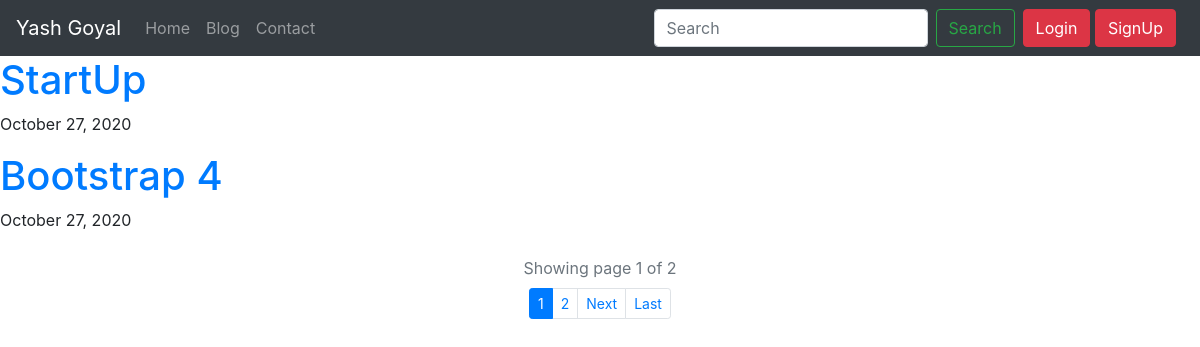
Page /blog/ on the earlier database version.
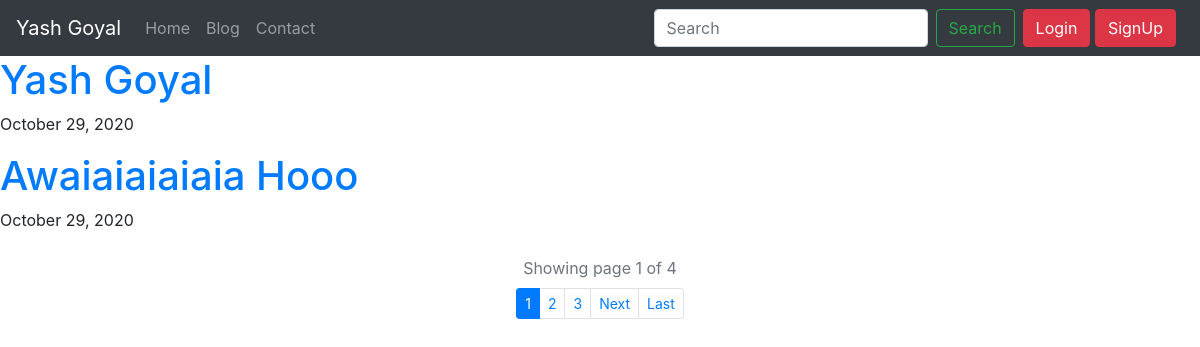
Same page on the later database version.
### main/models.py (models this page shows)
class Post(models.Model):
    title = models.CharField(max_length=300)
    content = RichTextField()
    posted_date = models.DateTimeField(auto_now_add=True)

### main/views.py (the view)
# urls.py: path('blog/', views.blog, name = "blog"),
def blog(request):
    posts = Post.objects.all().order_by('-posted_date')
    paginator = Paginator(posts, 2)
    page_number = request.GET.get('page')
    page_obj = paginator.get_page(page_number)
    context = {'page_obj': page_obj}
    return render(request, 'main/blog.html', context)

### main/templates/main/blog.html (shortened to what this page needs)
{% extends 'main/index.html' %}
{% block main-content %}
{% for post in page_obj %}
<h1><a href="{% url 'post' post.id %}">{{post.title}}</a></h1>
<p>{{post.posted_date|date:"F d, Y"}}</p>
{% endfor %}
<div class="row mt-4 mb-n2">
    <div class="col-12 text-center text-muted">
        <p><span>Showing page {{ page_obj.number }} of {{ page_obj.paginator.num_pages }}</span></p>
    </div>
</div>
<ul class="pagination pagination-sm justify-content-center">
    {% for num in page_obj.paginator.page_range %}
        {% if page_obj.number == num %}
            <li class="page-item active"><a class="page-link" href="?page={{ num }}">{{ num }}</a></li>
        {% elif num > page_obj.number|add:'-3' and num < page_obj.number|add:'3' %}
            <li class="page-item"><a class="page-link" href="?page={{ num }}">{{ num }}</a></li>
        {% endif %}
    {% endfor %}
    {% if page_obj.has_next %}
        <li class="page-item"><a class="page-link" href="?page={{ page_obj.next_page_number }}">Next</a></li>
        <li class="page-item"><a class="page-link" href="?page={{ page_obj.paginator.num_pages }}">Last</a></li>
    {% endif %}
</ul>
{% endblock %}

Differences in the rows shown:
no longer on this page (row unchanged): Post: title "StartUp", posted_date "October 27, 2020"
no longer on this page (row unchanged): Post: title "Bootstrap 4", posted_date "October 27, 2020"
added Post: title "Yash Goyal", posted_date "October 29, 2020"
added Post: title "Awaiaiaiaiaia Hooo", posted_date "October 29, 2020"
Other differences:
{{ page_obj.paginator.num_pages }}: "2" → "4"
new list line: "3"
